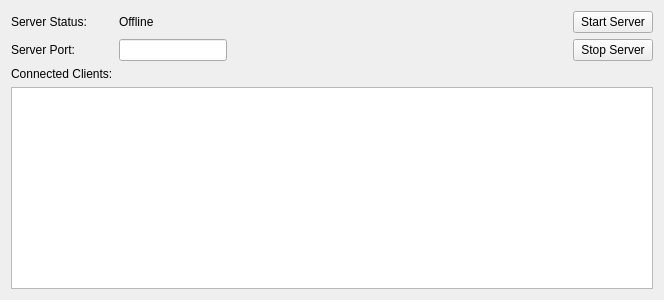
<?xml version="1.0" encoding="UTF-8"?>
<ui version="4.0">
 <class>OpenRGBServerInfoPageUi</class>
 <widget class="QFrame" name="OpenRGBServerInfoPageUi">
  <property name="geometry">
   <rect>
    <x>0</x>
    <y>0</y>
    <width>664</width>
    <height>300</height>
   </rect>
  </property>
  <property name="windowTitle">
   <string>Frame</string>
  </property>
  <layout class="QGridLayout" name="gridLayout">
   <item row="1" column="3">
    <widget class="QPushButton" name="ServerStopButton">
     <property name="text">
      <string>Stop Server</string>
     </property>
    </widget>
   </item>
   <item row="1" column="0">
    <widget class="QLabel" name="ServerPortLabel">
     <property name="text">
      <string>Server Port:</string>
     </property>
    </widget>
   </item>
   <item row="0" column="2">
    <spacer name="horizontalSpacer">
     <property name="orientation">
      <enum>Qt::Horizontal</enum>
     </property>
     <property name="sizeHint" stdset="0">
      <size>
       <width>40</width>
       <height>20</height>
      </size>
     </property>
    </spacer>
   </item>
   <item row="0" column="3">
    <widget class="QPushButton" name="ServerStartButton">
     <property name="text">
      <string>Start Server</string>
     </property>
    </widget>
   </item>
   <item row="3" column="0" colspan="4">
    <widget class="QTreeWidget" name="ServerClientTree">
     <property name="columnCount">
      <number>0</number>
     </property>
    </widget>
   </item>
   <item row="0" column="0">
    <widget class="QLabel" name="ServerStatusLabel">
     <property name="text">
      <string>Server Status:</string>
     </property>
    </widget>
   </item>
   <item row="0" column="1">
    <widget class="QLabel" name="ServerStatusValue">
     <property name="text">
      <string>Offline</string>
     </property>
    </widget>
   </item>
   <item row="1" column="1">
    <widget class="QLineEdit" name="ServerPortValue">
     <property name="sizePolicy">
      <sizepolicy hsizetype="Fixed" vsizetype="Fixed">
       <horstretch>0</horstretch>
       <verstretch>0</verstretch>
      </sizepolicy>
     </property>
    </widget>
   </item>
   <item row="2" column="0">
    <widget class="QLabel" name="ServerClientsLabel">
     <property name="text">
      <string>Connected Clients:</string>
     </property>
    </widget>
   </item>
  </layout>
 </widget>
 <tabstops>
  <tabstop>ServerPortValue</tabstop>
  <tabstop>ServerStartButton</tabstop>
  <tabstop>ServerStopButton</tabstop>
  <tabstop>ServerClientTree</tabstop>
 </tabstops>
 <resources/>
 <connections/>
</ui>
